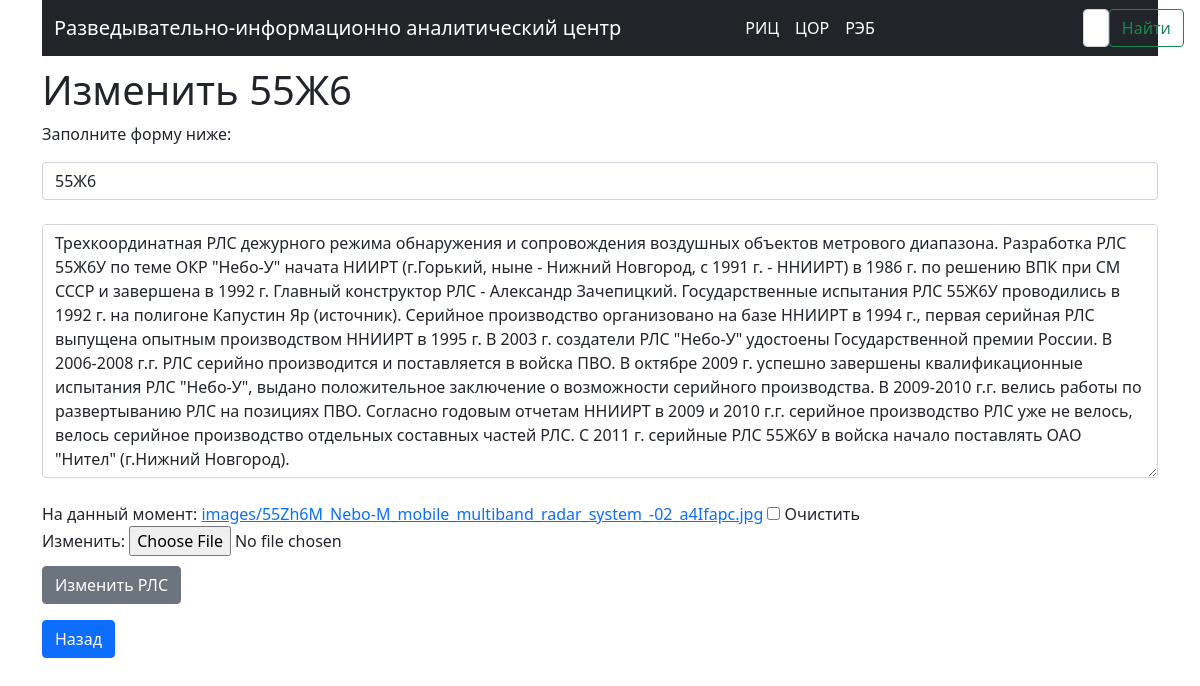
The app's page /edit_rls/5/, older data.
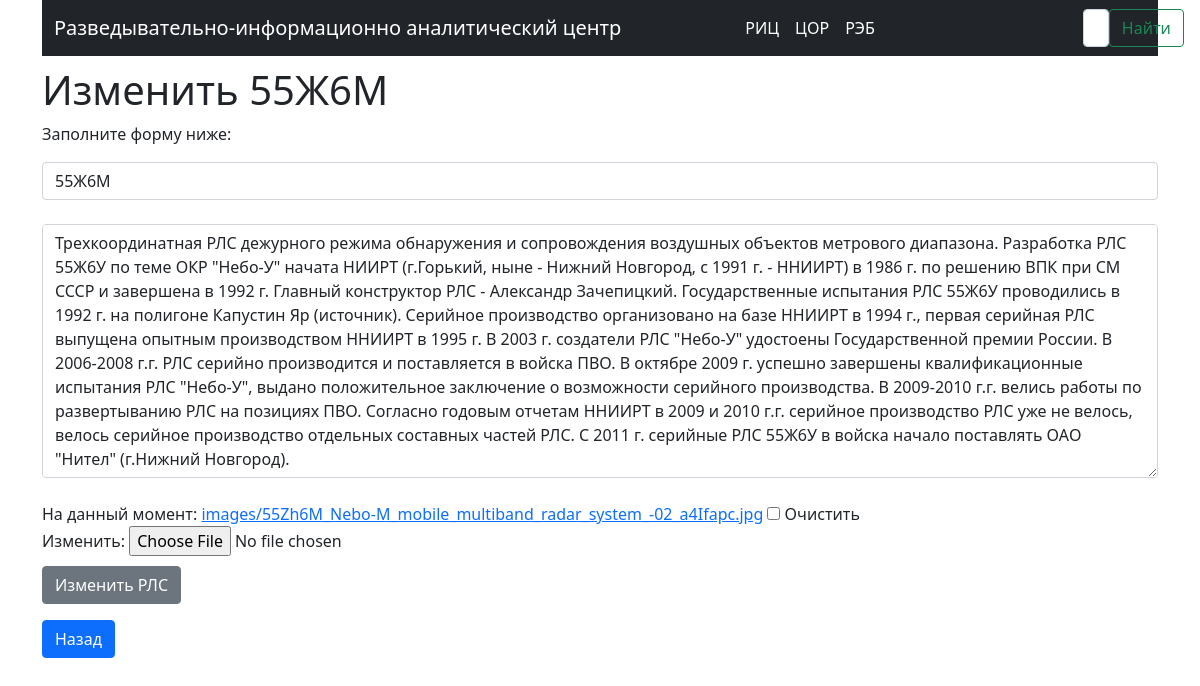
The same page, newer data.
### ric/models.py (models this page shows, shortened)
class Radar(models.Model):
    title = models.CharField('Название РЛС', max_length=250) # Название РЛС
    slug = models.SlugField('URL', null=False, unique=True) #Слаг
    body = models.TextField('Описание РЛС', null=True) # Описание РЛС
    data = models.DateTimeField('Дата', auto_now=True) # Дата создание записи
    image = models.ImageField(upload_to='images/', blank=True)
    class Meta:
        verbose_name = 'РЛС' # Название РЛС ед. число
        verbose_name_plural = 'РЛС' # Название РЛС мн. число

### ric/views.py (the view)
# urls.py: path('edit_rls/<int:pk>/', views.edit_rls, name='edit_rls'),
def edit_rls(request, pk):
    get_rls = Radar.objects.get(pk=pk)
    if request.method == 'POST':
        edit_form = EditRadar(request.POST, instance=get_rls, files=request.FILES)
        if edit_form.is_valid():
            edit_form.save()
            messages.success(request, 'РЛС изменена.')
        else:
            messages.error(request, 'Ошибка')
    else:
        edit_form = EditRadar(instance=get_rls)
    return render(request, 'edit_rls.html', {'edit_form': edit_form,
                                             'rls': get_rls})

### ric/forms.py
class EditRadar(forms.ModelForm):
    class Meta:
        model = Radar
        fields = ('title', 'body', 'image',)
        widgets = {
            'title': forms.TextInput(attrs={'class': 'form-control', 'placeholder': 'Название РЛС'}),
            'body': forms.Textarea(attrs={'class': 'form-control', 'placeholder': 'Описание РЛС'}),
        }

### ric/templates/edit_rls.html (shortened to what this page needs)
{% extends 'index.html' %}
{% block content %}
<div id="add_new_rls">
  <h1>Изменить {{ rls.title }}</h1>
   <p>Заполните форму ниже:</p>
  <form action="." method="post" enctype="multipart/form-data">
    {{ edit_form.title }}<br>
    {{ edit_form.body }}<br>
    {{ edit_form.image }}<br>
    <p style="margin-top: 10px;" ><input type="submit" value="Изменить РЛС" class="btn btn-secondary"></p>
      <a href="{%url 'ric:list_radar'%}" class="btn btn-primary">Назад</a>
  </form>
</div>
{% endblock %}

Row changes from the older to the newer data that the page shows:
changed Radar: title "55Ж6" → "55Ж6М"
